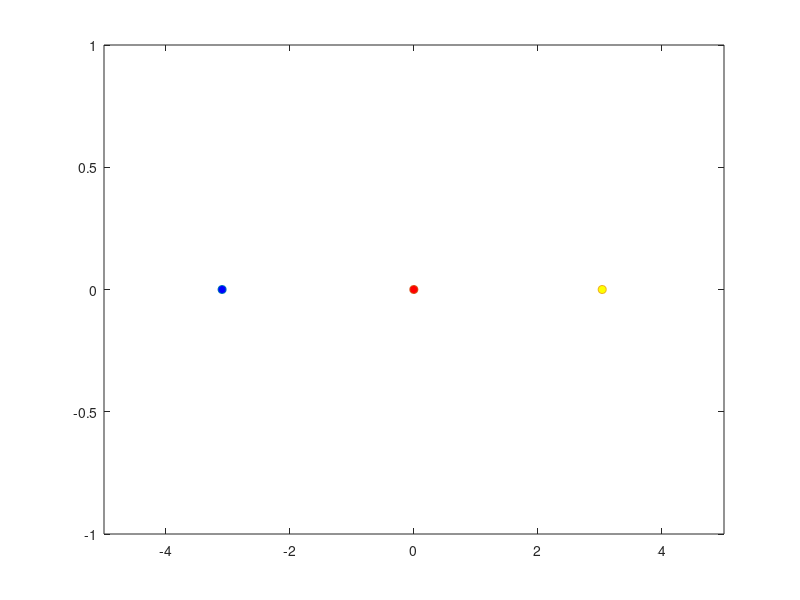

Write the MATLAB code that produced this figure.
m1=40; m2=20; m3=50;
k1=200; k2=100; k3=250; k4=100;
n=500;
c=2;
%A=[k1/m1 -k2/m1 0; 0 k2/m2 -k3/m2; k4/m3 k4/m3 (k3/m3)+(k4/m3)];
A=[-(k1+k2)/m1 k2/m1 0;k2/m2 -(k2+k3)/m2 k3/m2; 0 k3/m3 -(k3+k4)/m3];
[V,D]=eig(A);

w1=sqrt(abs(D(1,1)));
w2=sqrt(abs(D(2,2)));
w3=sqrt(abs(D(3,3)));

X=V(:,c);

t=linspace(0,150,n);

x1=X(1)*sin(w1*t);
x2=X(2)*sin(w1*t);
x3=X(3)*sin(w1*t);
% plot(t,x1,t,x2,t,x3);
% axis([0 1 -1 1])

for i=1:n
    hold off
    plot(x1(i)-3,0,'o','MarkerFaceColor','b')
    hold on
    plot(x2(i),0,'o','MarkerFaceColor','r')
    hold on
    plot(x3(i)+3,0,'o','MarkerFaceColor','y')
    axis([-5 5 -1 1])
    pause(0.1)
end
